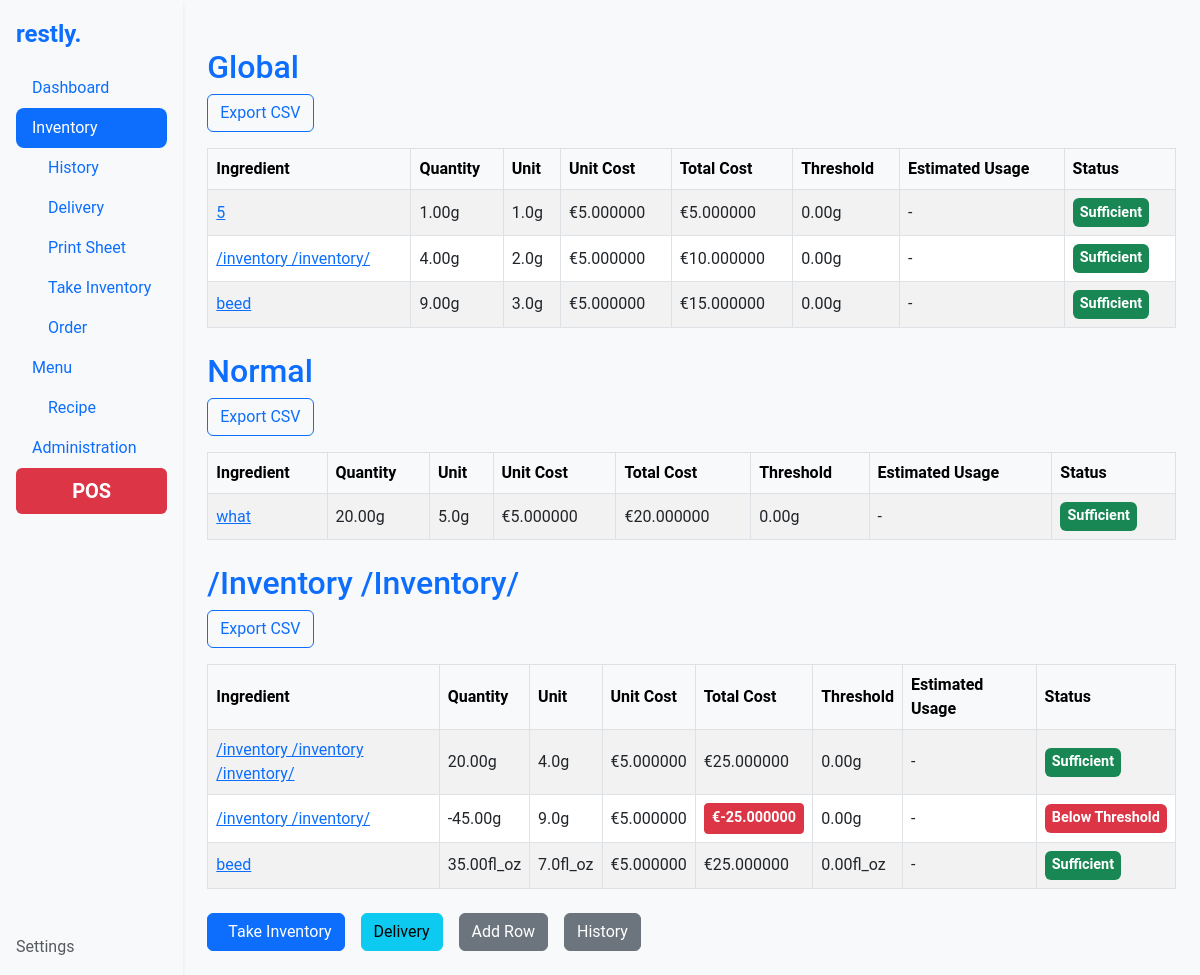
/inventory/, run on an earlier commit of the app's database.
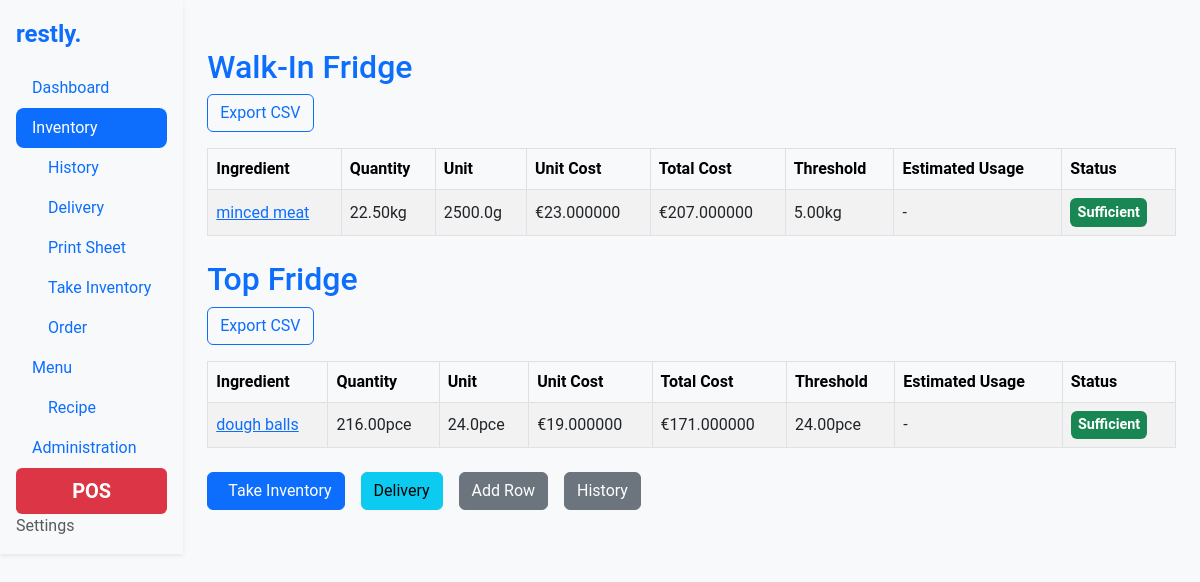
And on a later commit of the database.
### inventory/models.py (models this page shows, shortened)
class Category(models.Model):
    name = models.CharField(max_length=100, unique=True, default="global")
    slug = models.SlugField(max_length=100, unique=True, blank=True)
    order = models.PositiveIntegerField(default=1)
    class Meta:
        ordering = ['order']

class Ingredient(models.Model):
    UNIT_TYPES = [
        ('g', 'gram'),
        ('ml', 'milliliter'),
        ('pce', 'piece'),
        ('cm', 'centimeter'),
        ('oz', 'ounce'),
        ('fl_oz', 'fluid ounce'),
        ('in', 'inch'),
    ]
    name = models.CharField(max_length=255)
    slug = models.SlugField(max_length=255, unique=True, blank=True)
    quantity = models.FloatField()  # Quantity in stock
    threshold = models.FloatField(default=0)  # Minimum threshold for inventory
    category = models.ForeignKey('Category', on_delete=models.CASCADE)
    unit_type = models.CharField(max_length=10, choices=UNIT_TYPES)
    unit_multiplier = models.FloatField()  # Multiplier for unit type
    unit_cost = models.FloatField()  # Cost per unit
    estimated_usage = models.FloatField(null=True, blank=True)  # Optional, estimated usage per day
    total_cost = models.DecimalField(max_digits=12, decimal_places=6, editable=False)
    history = HistoricalRecords()
    order = models.PositiveIntegerField(default=1)
    change_source = models.CharField(max_length=50, blank=True, null=True)
    class Meta:
        ordering = ['order']
        unique_together = ('name', 'category')
    @property
    def converted_quantity(self):
        return self._convert_unit(self.quantity)
    @property
    def converted_threshold(self):
        return self._convert_unit(self.threshold)
    @property
    def is_below_threshold(self):
        return self.quantity < self.threshold
    def _convert_unit(self, value):
        metric_conversion_factors = {
            'g': Decimal('1000'),       # 1000 grams = 1 kg
            'ml': Decimal('1000'),      # 1000 milliliters = 1 liter
            'cm': Decimal('100'),       # 100 cm = 1 m
        }
        imperial_conversion_factors = {
            'oz': Decimal('16'),        # 16 ounces = 1 pound
            'fl_oz': Decimal('128'),    # 128 fluid ounces = 1 gallon
            'in': Decimal('12'),        # 12 inches = 1 foot
        }
        if self.unit_type in metric_conversion_factors:
            conversion_factor = metric_conversion_factors[self.unit_type]
            higher_unit = {'g': 'kg', 'ml': 'L', 'cm': 'm'}.get(self.unit_type, self.unit_type)
        elif self.unit_type in imperial_conversion_factors:
            conversion_factor = imperial_conversion_factors[self.unit_type]
            higher_unit = {'oz': 'lb', 'fl_oz': 'gal', 'in': 'ft'}.get(self.unit_type, self.unit_type)
        else:
            conversion_factor = Decimal('1')
            higher_unit = self.unit_type
        base_qty = Decimal(value) * Decimal(self.unit_multiplier)
        if base_qty < conversion_factor:
            return f"{base_qty.quantize(Decimal('.01'), rounding=ROUND_HALF_UP)}{self.unit_type}"
        converted_qty = base_qty / conversion_factor
        return f"{converted_qty.quantize(Decimal('.01'), rounding=ROUND_HALF_UP)}{higher_unit}"

### settings/models.py (models this page shows, shortened)
class Settings(models.Model):
    currency_type = models.CharField(
        max_length=3,
        choices=[
            ('USD', '$'),
            ('EUR', '€'),
            ('GBP', '£'),
        ],
        default='EUR'
    )

### inventory/views.py (the view)
# urls.py: path('', views.ingredient_list, name='inventory'),
def ingredient_list(request):
    categories = Category.objects.prefetch_related(
        models.Prefetch('ingredient_set', queryset=Ingredient.objects.order_by('order'))
    )
    settings_instance = Settings.objects.first()
    storage = get_messages(request)
    messages_list = list(storage)
    success_messages = [message for message in messages_list if 'success' in message.tags]
    error_messages = [message for message in messages_list if 'error' in message.tags]
    if success_messages:
        display_message = success_messages[0]  # Show the first success message if it exists
    elif error_messages:
        display_message = error_messages[0]  # Otherwise, show the first error message
    else:
        display_message = None  # If no success or error messages, show nothing
    context = {
        'categories': categories,
        'settings': settings_instance,
    }
    return render(request, 'inventory/ingredient_list.html', context)

### inventory/templatetags/custom_filters.py (called while the page is built)
@register.filter
def abs_value(value):
    try:
        return abs(value)
    except (ValueError, TypeError):
        return value

### inventory/templates/inventory/ingredient_list.html (shortened to what this page needs)
{% extends 'base.html' %}
{% load humanize %}
{% load custom_filters %}
{% block content %}
{% for category in categories %}
    <h2 class="mt-4 text-primary">{{ category.name|title }}</h2>
    <div class="mb-3">
        <a href="{% url 'export_inventory' 'csv' %}" class="btn btn-outline-primary">
             Export CSV
        </a>
    </div>
    <table class="table table-bordered table-hover table-striped align-middle">
        <thead class="table-light">
            <tr>
                <th>Ingredient</th>
                <th>Quantity</th>
                <th>Unit</th>
                <th>Unit Cost</th>
                <th>Total Cost</th>
                <th>Threshold</th>
                <th>Estimated Usage</th>
                <th>Status</th>
            </tr>
        </thead>
        <tbody>
            {% for ingredient in category.ingredient_set.all %}
            <tr>
                <td>
                    <a href="{% url 'ingredient_details' category.slug ingredient.slug %}">
                        {{ ingredient.name }}
                    </a>
                </td>
                <td>{{ ingredient.converted_quantity }}</td>
                <td>{{ ingredient.unit_multiplier }}{{ ingredient.unit_type }}</td>
                <td>{{ settings.get_currency_type_display }}{{ ingredient.unit_cost|floatformat:6|intcomma }}</td>
                <td>
                    {% if ingredient.total_cost < 0 %}
                        <span class="badge bg-danger" style="display: inline-block; padding: 0.5em; border: 1px solid #dc3545; border-radius: 4px;">
                            {{ settings.get_currency_type_display }}{{ ingredient.total_cost|floatformat:6|intcomma|slice:":1" }}{{ ingredient.total_cost|abs_value|floatformat:6|intcomma }}
                        </span>
                    {% else %}
                        {{ settings.get_currency_type_display }}{{ ingredient.total_cost|floatformat:6|intcomma }}
                    {% endif %}
                </td>
                <td>{{ ingredient.converted_threshold }}</td>
                <td>{{ ingredient.estimated_usage|default:"-" }}</td>
                <td>
                    {% if ingredient.is_below_threshold %}
                        <span class="badge bg-danger">Below Threshold</span>
                    {% else %}
                        <span class="badge bg-success">Sufficient</span>
                    {% endif %}
                </td>
            </tr>
            {% endfor %}
        </tbody>
    </table>
{% endfor %}
<div class="d-flex gap-3 mt-4">
    <a href="{% url 'take_inventory' %}" class="btn btn-primary"> Take Inventory</a>
    <a href="{% url 'delivery_inventory' %}" class="btn btn-info"> Delivery</a>
    <a href="{% url 'row_add' %}" class="btn btn-secondary"> Add Row</a>
    <a href="{% url 'inventory_history' %}" class="btn btn-secondary"> History</a>
</div>
{% endblock %}

What changed in the data, as far as the page shows it:
removed Category: name "Global"
removed Ingredient: name "5", converted_quantity "1.00g", unit_multiplier "1.0", unit_type "g", {{ settings.get_currency_type_display }} "€", unit_cost "5.000000", total_cost "5.000000", converted_threshold "0.00g", estimated_usage "-", shows "Sufficient", shown under "Global"
removed Ingredient: name "/inventory /inventory/", converted_quantity "4.00g", unit_multiplier "2.0", unit_type "g", {{ settings.get_currency_type_display }} "€", unit_cost "5.000000", total_cost "10.000000", converted_threshold "0.00g", estimated_usage "-", shows "Sufficient", shown under "Global"
removed Ingredient: name "beed", converted_quantity "9.00g", unit_multiplier "3.0", unit_type "g", {{ settings.get_currency_type_display }} "€", unit_cost "5.000000", total_cost "15.000000", converted_threshold "0.00g", estimated_usage "-", shows "Sufficient", shown under "Global"
removed Category: name "Normal"
removed Ingredient: name "what", converted_quantity "20.00g", unit_multiplier "5.0", unit_type "g", {{ settings.get_currency_type_display }} "€", unit_cost "5.000000", total_cost "20.000000", converted_threshold "0.00g", estimated_usage "-", shows "Sufficient", shown under "Normal"
removed Category: name "/Inventory /Inventory/"
removed Ingredient: name "/inventory /inventory /inventory/", converted_quantity "20.00g", unit_multiplier "4.0", unit_type "g", {{ settings.get_currency_type_display }} "€", unit_cost "5.000000", total_cost "25.000000", converted_threshold "0.00g", estimated_usage "-", shows "Sufficient", shown under "/Inventory /Inventory/"
removed Ingredient: name "/inventory /inventory/", converted_quantity "-45.00g", unit_multiplier "9.0", unit_type "g", {{ settings.get_currency_type_display }} "€", unit_cost "5.000000", total_cost "-", total_cost|abs_value "25.000000", converted_threshold "0.00g", estimated_usage "-", shows "Below Threshold", shown under "/Inventory /Inventory/"
removed Ingredient: name "beed", converted_quantity "35.00fl_oz", unit_multiplier "7.0", unit_type "fl_oz", {{ settings.get_currency_type_display }} "€", unit_cost "5.000000", total_cost "25.000000", converted_threshold "0.00fl_oz", estimated_usage "-", shows "Sufficient", shown under "/Inventory /Inventory/"
added Category: name "Walk-In Fridge"
added Ingredient: name "minced meat", converted_quantity "22.50kg", unit_multiplier "2500.0", unit_type "g", {{ settings.get_currency_type_display }} "€", unit_cost "23.000000", total_cost "207.000000", converted_threshold "5.00kg", estimated_usage "-", shows "Sufficient", shown under "Walk-In Fridge"
added Category: name "Top Fridge"
added Ingredient: name "dough balls", converted_quantity "216.00pce", unit_multiplier "24.0", unit_type "pce", {{ settings.get_currency_type_display }} "€", unit_cost "19.000000", total_cost "171.000000", converted_threshold "24.00pce", estimated_usage "-", shows "Sufficient", shown under "Top Fridge"
